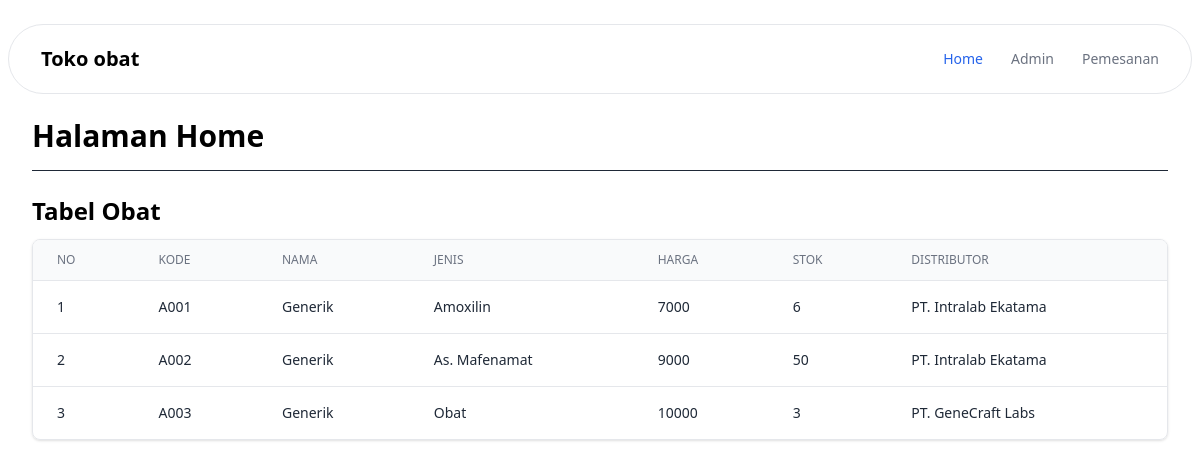
The page / on the database its author committed.
### tables this page shows
CREATE TABLE `t_obat` (
  `id` int(11) NOT NULL,
  `kode` varchar(255) NOT NULL,
  `jenis` varchar(255) NOT NULL,
  `nama` varchar(255) NOT NULL,
  `harga` int(11) NOT NULL,
  `stok` int(11) NOT NULL,
  `id_distributor` int(11) NOT NULL
);

CREATE TABLE `t_distributor` (
  `id` int(11) NOT NULL,
  `kode` varchar(255) DEFAULT NULL,
  `nama` varchar(255) DEFAULT NULL,
  `alamat` varchar(255) DEFAULT NULL,
  `email` varchar(255) DEFAULT NULL,
  `telepon` varchar(255) DEFAULT NULL,
  `pic` varchar(255) DEFAULT NULL
);

### functions.php (called while the page is built, shortened)
<?php
$conn = mysqli_connect("localhost", "root", "", "toko_obat");
function query($query)
{
  global $conn;
  $result = mysqli_query($conn, $query);
  $rows = [];
  while ($row = mysqli_fetch_assoc($result)) {
    $rows[] = $row;
  }
  return $rows;
}

### index.php (the view, shortened to what this page needs)
<?php
require 'functions.php';
$data_obat = query("SELECT t_obat.*, t_distributor.nama AS nama_distributor FROM t_obat JOIN t_distributor ON t_obat.id_distributor = t_distributor.id");
?>
<!DOCTYPE html>
<html>
<head>
	<link href="./output.css" rel="stylesheet">
</head>
<body>
	<header class="z-50 flex flex-wrap w-full text-sm md:justify-start md:flex-nowrap">
		<nav class="mt-6 relative max-w-[85rem] w-full bg-white border border-gray-200 rounded-[36px] mx-2 py-3 px-4 md:flex md:items-center md:justify-between md:py-0 md:px-6 lg:px-8 xl:mx-auto dark:bg-neutral-800 dark:border-neutral-700" aria-label="Global">
			<div class="flex items-center justify-between">
				<a class="flex-none text-xl font-semibold dark:text-white" href="index.php" aria-label="Brand">Toko obat</a>
			</div>
			<div id="navbar-collapse-with-animation" class="hidden overflow-hidden transition-all duration-300 hs-collapse basis-full grow md:block">
				<div class="flex flex-col mt-5 gap-y-4 gap-x-0 md:flex-row md:items-center md:justify-end md:gap-y-0 md:gap-x-7 md:mt-0 md:ps-7">
					<a class="font-medium text-blue-600 md:py-6 dark:text-blue-500" href="index.php" aria-current="page">Home</a>
					<a class="font-medium text-gray-500 hover:text-gray-400 md:py-6 dark:text-neutral-400 dark:hover:text-neutral-500" href="admin.php">Admin</a>
					<a class="font-medium text-gray-500 hover:text-gray-400 md:py-6 dark:text-neutral-400 dark:hover:text-neutral-500" href="pemesanan.php">Pemesanan</a>
				</div>
			</div>
		</nav>
	</header>
	<main id="content">
		<div class=" max-w-[85rem] mx-auto px-4 sm:px-6 lg:px-8 pt-6 pb-2">
			<h1 class="text-3xl font-bold">Halaman Home</h1>
			<hr class="my-4 border-gray-800 dark:border-white">
		</div>
		<div class="max-w-[85rem] mx-auto pb-10 px-4 sm:px-6 lg:px-8 ">
			<h2 class="mb-3 text-2xl font-bold">Tabel Obat</h2>
			<div class="flex flex-col">
				<div class="-m-1.5 overflow-x-auto">
					<div class="p-1.5 min-w-full inline-block align-middle">
						<div class="overflow-hidden border rounded-lg shadow dark:border-neutral-700 dark:shadow-gray-900">
							<table class="min-w-full divide-y divide-gray-200 dark:divide-neutral-700">
								<thead class="bg-gray-50 dark:bg-neutral-700">
									<tr>
										<th scope="col" class="px-6 py-3 text-xs font-medium text-gray-500 uppercase text-start dark:text-neutral-400">No</th>
										<th scope="col" class="px-6 py-3 text-xs font-medium text-gray-500 uppercase text-start dark:text-neutral-400">Kode</th>
										<th scope="col" class="px-6 py-3 text-xs font-medium text-gray-500 uppercase text-start dark:text-neutral-400">Nama</th>
										<th scope="col" class="px-6 py-3 text-xs font-medium text-gray-500 uppercase text-start dark:text-neutral-400">Jenis</th>
										<th scope="col" class="px-6 py-3 text-xs font-medium text-gray-500 uppercase text-start dark:text-neutral-400">Harga</th>
										<th scope="col" class="px-6 py-3 text-xs font-medium text-gray-500 uppercase text-start dark:text-neutral-400">Stok</th>
										<th scope="col" class="px-6 py-3 text-xs font-medium text-gray-500 uppercase text-start dark:text-neutral-400">Distributor</th>
									</tr>
								</thead>
								<tbody class="divide-y divide-gray-200 dark:divide-neutral-700">
									<?php $i = 1; ?>
									<?php foreach ($data_obat as $row) : ?>
										<tr>
											<td class="px-6 py-4 text-sm font-medium text-gray-800 whitespace-nowrap dark:text-neutral-200"><?= $i; ?></td>
											<td class="px-6 py-4 text-sm text-gray-800 whitespace-nowrap dark:text-neutral-200"><?= $row["kode"]; ?></td>
											<td class="px-6 py-4 text-sm text-gray-800 whitespace-nowrap dark:text-neutral-200"><?= $row["nama"]; ?></td>
											<td class="px-6 py-4 text-sm text-gray-800 whitespace-nowrap dark:text-neutral-200"><?= $row["jenis"]; ?></td>
											<td class="px-6 py-4 text-sm text-gray-800 whitespace-nowrap dark:text-neutral-200"><?= $row["harga"]; ?></td>
											<td class="px-6 py-4 text-sm text-gray-800 whitespace-nowrap dark:text-neutral-200"><?= $row["stok"]; ?></td>
											<td class="px-6 py-4 text-sm text-gray-800 whitespace-nowrap dark:text-neutral-200"><?= $row["nama_distributor"]; ?></td>
										</tr>
										<?php $i++; ?>
									<?php endforeach; ?>
								</tbody>
							</table>
						</div>
					</div>
				</div>
			</div>
		</div>
	</main>
</body>
</html>

### rows shown on the page
t_obat: kode "A001", nama "Generik", jenis "Amoxilin", harga "7000", stok "6", id_distributor.nama "PT. Intralab Ekatama"
t_obat: kode "A002", nama "Generik", jenis "As. Mafenamat", harga "9000", stok "50", id_distributor.nama "PT. Intralab Ekatama"
t_obat: kode "A003", nama "Generik", jenis "Obat", harga "10000", stok "3", id_distributor.nama "PT. GeneCraft Labs"
